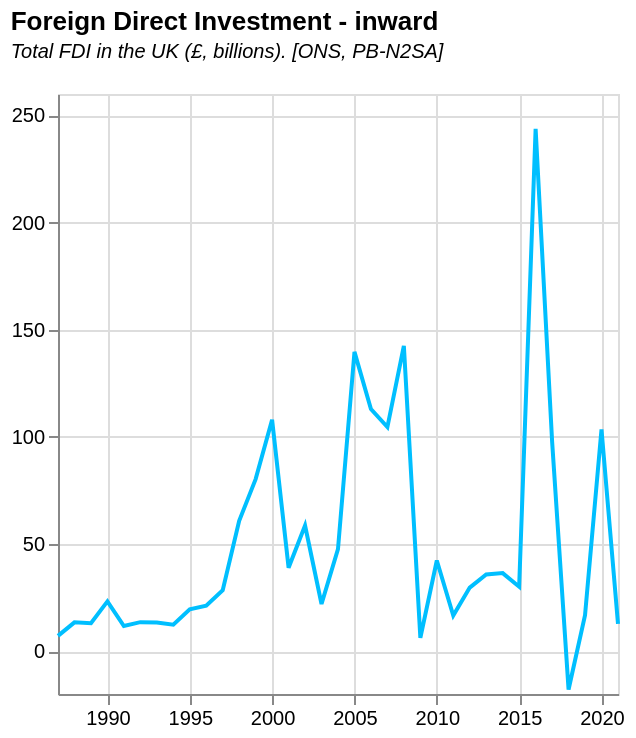

Express this chart as Vega-Lite.
### Vega-Lite specification from a JSON file in a GitHub repository (floating-point values rounded to 4 significant figures)
{"$schema": "https://vega.github.io/schema/vega-lite/v5.json", "title": {"text": "Foreign Direct Investment - inward", "subtitle": ["Total FDI in the UK (£, billions). [ONS, PB-N2SA]", ""], "subtitleFontStyle": "italic", "subtitleFontSize": 10, "anchor": "start", "color": "black"}, "width": 280, "height": 300, "data": {"values": [{"date": "1987", "label": "1987", "month": "", "quarter": "", "sourceDataset": "PB", "updateDate": "2015-10-30T00:00:00.000Z", "value": "7132", "year": "1987"}, {"date": "1988", "label": "1988", "month": "", "quarter": "", "sourceDataset": "PB", "updateDate": "2015-10-30T00:00:00.000Z", "value": "13440", "year": "1988"}, {"date": "1989", "label": "1989", "month": "", "quarter": "", "sourceDataset": "PB", "updateDate": "2015-10-30T00:00:00.000Z", "value": "13071", "year": "1989"}, {"date": "1990", "label": "1990", "month": "", "quarter": "", "sourceDataset": "PB", "updateDate": "2015-10-30T00:00:00.000Z", "value": "23224", "year": "1990"}, {"date": "1991", "label": "1991", "month": "", "quarter": "", "sourceDataset": "PB", "updateDate": "2015-10-30T00:00:00.000Z", "value": "11704", "year": "1991"}, {"date": "1992", "label": "1992", "month": "", "quarter": "", "sourceDataset": "PB", "updateDate": "2015-10-30T00:00:00.000Z", "value": "13520", "year": "1992"}, {"date": "1993", "label": "1993", "month": "", "quarter": "", "sourceDataset": "PB", "updateDate": "2015-10-30T00:00:00.000Z", "value": "13385", "year": "1993"}, {"date": "1994", "label": "1994", "month": "", "quarter": "", "sourceDataset": "PB", "updateDate": "2015-10-30T00:00:00.000Z", "value": "12359", "year": "1994"}, {"date": "1995", "label": "1995", "month": "", "quarter": "", "sourceDataset": "PB", "updateDate": "2015-10-30T00:00:00.000Z", "value": "19486", "year": "1995"}, {"date": "1996", "label": "1996", "month": "", "quarter": "", "sourceDataset": "PB", "updateDate": "2015-10-30T00:00:00.000Z", "value": "21196", "year": "1996"}, {"date": "1997", "label": "1997", "month": "", "quarter": "", "sourceDataset": "PB", "updateDate": "2015-10-30T00:00:00.000Z", "value": "28384", "year": "1997"}, {"date": "1998", "label": "1998", "month": "", "quarter": "", "sourceDataset": "PB", "updateDate": "2015-10-30T00:00:00.000Z", "value": "60838", "year": "1998"}, {"date": "1999", "label": "1999", "month": "", "quarter": "", "sourceDataset": "PB", "updateDate": "2015-10-30T00:00:00.000Z", "value": "80277", "year": "1999"}, {"date": "2000", "label": "2000", "month": "", "quarter": "", "sourceDataset": "PB", "updateDate": "2015-10-30T00:00:00.000Z", "value": "107999", "year": "2000"}, {"date": "2001", "label": "2001", "month": "", "quarter": "", "sourceDataset": "PB", "updateDate": "2015-10-30T00:00:00.000Z", "value": "38880", "year": "2001"}, {"date": "2002", "label": "2002", "month": "", "quarter": "", "sourceDataset": "PB", "updateDate": "2015-10-30T00:00:00.000Z", "value": "58620", "year": "2002"}, {"date": "2003", "label": "2003", "month": "", "quarter": "", "sourceDataset": "PB", "updateDate": "2015-10-30T00:00:00.000Z", "value": "21999", "year": "2003"}, {"date": "2004", "label": "2004", "month": "", "quarter": "", "sourceDataset": "PB", "updateDate": "2015-10-30T00:00:00.000Z", "value": "47627", "year": "2004"}, {"date": "2005", "label": "2005", "month": "", "quarter": "", "sourceDataset": "PB", "updateDate": "2015-10-30T00:00:00.000Z", "value": "139680", "year": "2005"}, {"date": "2006", "label": "2006", "month": "", "quarter": "", "sourceDataset": "PB", "updateDate": "2015-10-30T00:00:00.000Z", "value": "112995", "year": "2006"}, {"date": "2007", "label": "2007", "month": "", "quarter": "", "sourceDataset": "PB", "updateDate": "2015-10-30T00:00:00.000Z", "value": "104577", "year": "2007"}, {"date": "2008", "label": "2008", "month": "", "quarter": "", "sourceDataset": "PB", "updateDate": "2015-10-30T00:00:00.000Z", "value": "142411", "year": "2008"}, {"date": "2009", "label": "2009", "month": "", "quarter": "", "sourceDataset": "PB", "updateDate": "2015-10-30T00:00:00.000Z", "value": "6217", "year": "2009"}, {"date": "2010", "label": "2010", "month": "", "quarter": "", "sourceDataset": "PB", "updateDate": "2015-10-30T00:00:00.000Z", "value": "42310", "year": "2010"}, {"date": "2011", "label": "2011", "month": "", "quarter": "", "sourceDataset": "PB", "updateDate": "2015-10-30T00:00:00.000Z", "value": "16637", "year": "2011"}, {"date": "2012", "label": "2012", "month": "", "quarter": "", "sourceDataset": "PB", "updateDate": "2015-10-30T00:00:00.000Z", "value": "29658", "year": "2012"}, {"date": "2013", "label": "2013", "month": "", "quarter": "", "sourceDataset": "PB", "updateDate": "2016-07-28T23:00:00.000Z", "value": "35770", "year": "2013"}, {"date": "2014", "label": "2014", "month": "", "quarter": "", "sourceDataset": "PB", "updateDate": "2017-10-31T00:00:00.000Z", "value": "36427", "year": "2014"}, {"date": "2015", "label": "2015", "month": "", "quarter": "", "sourceDataset": "PB", "updateDate": "2018-07-30T23:00:00.000Z", "value": "30086", "year": "2015"}, {"date": "2016", "label": "2016", "month": "", "quarter": "", "sourceDataset": "PB", "updateDate": "2019-10-31T00:00:00.000Z", "value": "243714", "year": "2016"}, {"date": "2017", "label": "2017", "month": "", "quarter": "", "sourceDataset": "PB", "updateDate": "2020-10-30T00:00:00.000Z", "value": "97772", "year": "2017"}, {"date": "2018", "label": "2018", "month": "", "quarter": "", "sourceDataset": "PB", "updateDate": "2021-10-28T23:00:00.000Z", "value": "-17913", "year": "2018"}, {"date": "2019", "label": "2019", "month": "", "quarter": "", "sourceDataset": "PB", "updateDate": "2022-10-31T00:00:00.000Z", "value": "16826", "year": "2019"}, {"date": "2020", "label": "2020", "month": "", "quarter": "", "sourceDataset": "PB", "updateDate": "2022-10-31T00:00:00.000Z", "value": "103515", "year": "2020"}, {"date": "2021", "label": "2021", "month": "", "quarter": "", "sourceDataset": "PB", "updateDate": "2022-10-31T00:00:00.000Z", "value": "12721", "year": "2021"}], "format": {"parse": {"year": "date"}}}, "params": [{"name": "minYear", "value": 1987, "bind": {"input": "range", "min": 1987, "max": 2022, "step": 1, "name": "Start year:"}}, {"name": "maxYear", "value": 2021, "bind": {"input": "range", "min": 1987, "max": 2022, "step": 1, "name": "End year:"}}], "transform": [{"calculate": "datum.value/1000", "as": "billions"}, {"filter": "datum.date>=minYear"}, {"filter": "datum.date<=maxYear"}], "mark": {"type": "line", "color": "#00BFFF", "strokeWidth": 2}, "encoding": {"x": {"field": "year", "type": "temporal", "title": null}, "y": {"field": "billions", "type": "quantitative", "title": null}}}
